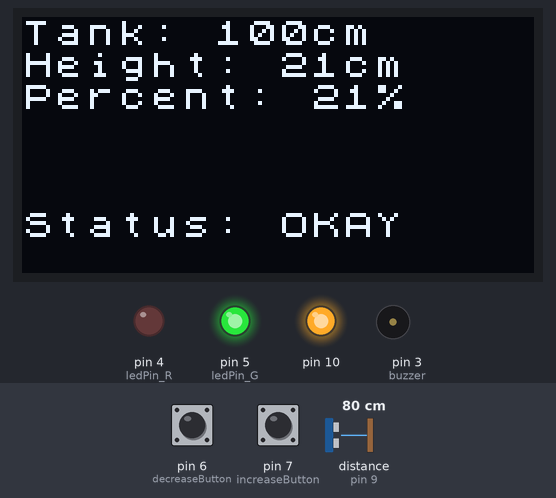
The sketch below on a simulated Arduino Uno, built with avr-gcc and run on an emulated ATmega328P. Parts: 128×64 one-colour display, output pins drawn as LEDs (lit = HIGH), buzzer (waves = sounding). Wiring (inferred from the names in the program): ultrasonic range finder: trigger pin 8; echo pin 9. The test bench sets the inputs (shaded band); at power-on: distance to the obstacle (sensor on pin 9) 80 cm, pin 6 (decreaseButton) HIGH, pin 7 (increaseButton) HIGH. The echo pulse lasts 58.3 µs per cm; storage starts empty; pins used as bus, display or sensor lines are not drawn; what the sketch prints to the serial monitor is not drawn.

Above: at 3.4 s.
3.5 s: distance to the obstacle (sensor on pin 9) set to 84 cm
At 4.3 s:
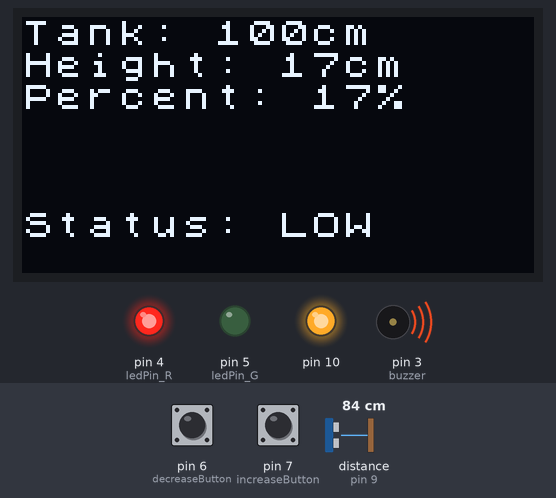
5.3 s: distance to the obstacle (sensor on pin 9) set to 120 cm
At 6.4 s:
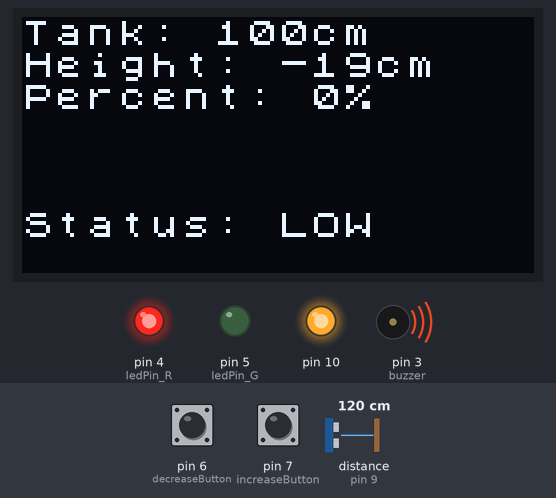
8.1 s: distance to the obstacle (sensor on pin 9) set to 2 cm
At 11.5 s:
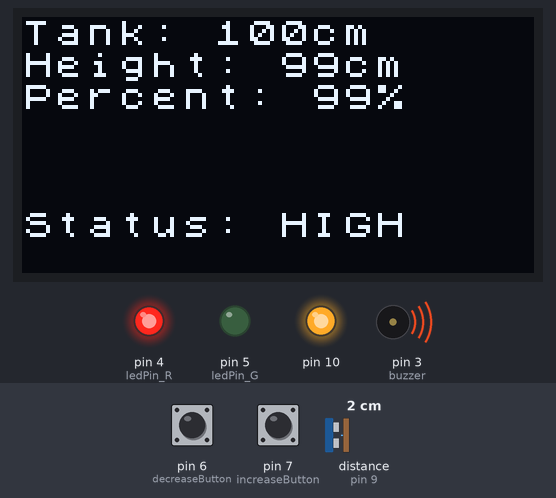
11.6 s: pin 6 (decreaseButton) pulled LOW for 0.9 s
At 12.4 s:
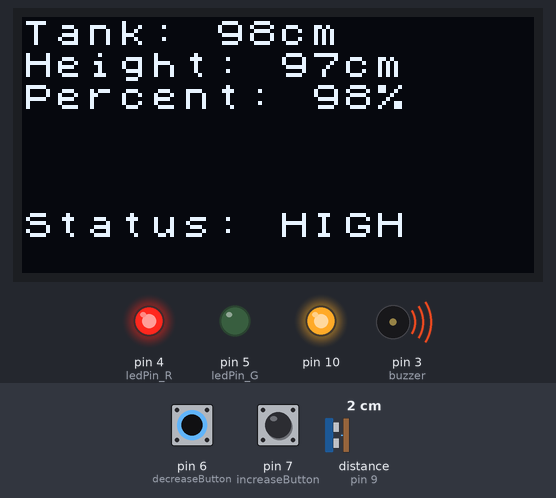
14.0 s: pin 7 (increaseButton) pulled LOW for 3.2 s
At 16.5 s:
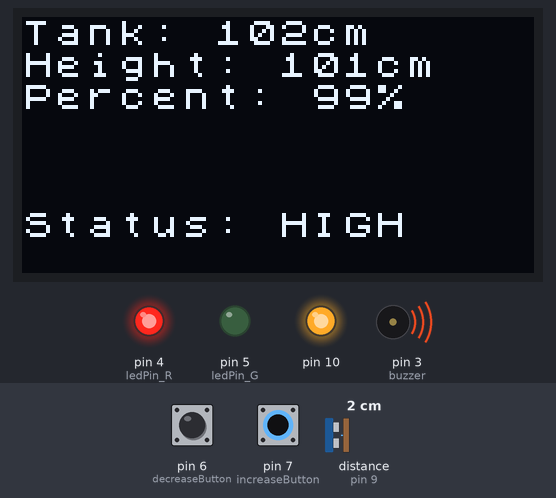
18.7 s: pin 6 (decreaseButton) pulled LOW for 3.2 s
At 22.4 s:
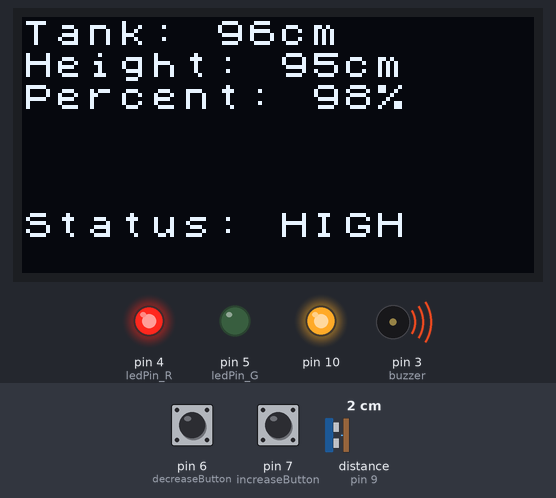
Timing chart, 0 to 23.9 s (numbered marks = the images above; inputs shaded):
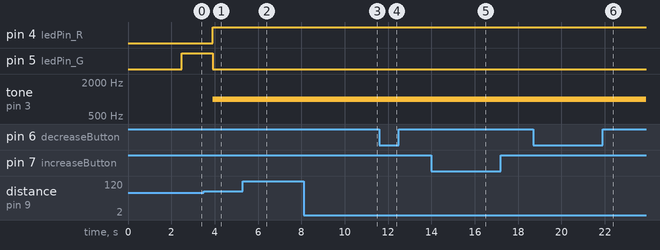

Measured:
- the behaviour switches between 81 and 82 cm on distance to the obstacle (sensor on pin 9) (found by bisection; images 0 and 1)
- after the input at 3.5 s, pin 4 (ledPin_R): LOW → HIGH after 0.41 s; pin 5 (ledPin_G): HIGH → LOW after 0.41 s; tone on pin 3 (buzzer): silent → 1000 Hz after 0.41 s
- after the input at 5.3 s, the display: first differs from a run without the input after 0.68 s (image 2 shows a later state)
- after the input at 8.1 s, the display: first differs from a run without the input after 0.75 s (image 3 shows a later state)
- what the display in image 1 shows lasts 0.5 s, from 3.9 s to 4.4 s
- what the display in image 5 shows lasts 0.7 s, from 16.0 s to 16.7 s

The sketch:

MonitoringToren2.ino
```cpp
#include <SD.h>
#include <SPI.h>
#include <Wire.h>
#include <U8x8lib.h>

#define SCREEN_WIDTH 128 // OLED display width, in pixels
#define SCREEN_HEIGHT 64 // OLED display height, in pixels
#define SCREEN_ADDRESS 0x3C

// Create an instance of the U8x8 library
U8X8_SSD1306_128X64_NONAME_HW_I2C display(SCREEN_ADDRESS, /* reset=*/ U8X8_PIN_NONE);

// Set pin for sensor and actuators
const int buzzer = 3;         // Buzzer pin
const int ledPin_R = 4;       // Red LED pin
const int ledPin_G = 5;       // Green LED pin
const int decreaseButton = 6; // Button to decrease toren height
const int increaseButton = 7; // Button to increase toren height
const int trigPin = 8;        // Ultrasonic sensor trigger pin
const int echoPin = 9;        // Ultrasonic sensor echo pin
const int chipSelect = 10;    // Chip select pin for SD card
File dataFile;                // File object for SD card operations

// Set variables
long duration;          // Time duration for ultrasonic pulse
int water_distance;     // Distance measured by ultrasonic sensor
int percentage;         // Water percentage in the tank
int i;                  // Loop counter for data collection
int toren_height = 100; // Height of the tank in cm

// Structure to store water data
struct data {
  int percentage;      // Water percentage
  int water_height;    // Water height in cm
} raw[30], total, avg; // Arrays for raw data, total, and average

void setup() {
  // Initialize pins for input/output
  pinMode(trigPin, OUTPUT); // Sets the trigPin as an Output
  pinMode(echoPin, INPUT);  // Sets the echoPin as an Input
  pinMode(buzzer, OUTPUT);
  pinMode(ledPin_G, OUTPUT);
  pinMode(ledPin_R, OUTPUT);
  pinMode(increaseButton, INPUT_PULLUP);
  pinMode(decreaseButton, INPUT_PULLUP);

  Serial.begin(9600); // Start serial communication at 9600 baud
  SPI.begin();        // Initiate SPI bus

  // Initialize SD card
  if (!SD.begin(chipSelect)) {
    Serial.println("SD card initialization failed!");
    for (;;);
  }
  Serial.println("SD card initialized.");

  // Initialize the display
  display.begin();
  display.setPowerSave(0); // Turn on the display
  splashScreen();          // Display splash screen
  delay(2000);             // Pause for 2 seconds
}

void splashScreen() {
  // Display splash screen text
  display.clearDisplay();
  display.setFont(u8x8_font_chroma48medium8_r);
  display.drawString(4, 1, "KELOMPOK 10");
  display.drawString(4, 3, "SISTEM");
  display.drawString(2, 4, "MONITORING");
  display.drawString(2, 5, "PENAMPUNGAN AIR");
}

void updateDisplay(int waterHeight, int percentage) {
  // Update the OLED display with current readings
  display.clearDisplay();
  char buffer[16];

  snprintf(buffer, sizeof(buffer), "Tank: %dcm", toren_height);
  display.drawString(0, 0, buffer);
  snprintf(buffer, sizeof(buffer), "Height: %dcm", waterHeight);
  display.drawString(0, 1, buffer);
  snprintf(buffer, sizeof(buffer), "Percent: %d%%", percentage);
  display.drawString(0, 2, buffer);

  // Display status based on water percentage
  if (percentage < 20) {
    display.drawString(0, 6, "Status: LOW");
  } else if (percentage > 85) {
    display.drawString(0, 6, "Status: HIGH");
  } else {
    display.drawString(0, 6, "Status: OKAY");
  }
}

// Function to modify toren_height
void modifyTorenHeight(int* heightPtr, int change) {
  *heightPtr += change; // Modify the value pointed to by heightPtr
  Serial.println(*heightPtr); // Print the new height to the serial monitor
}

// Calculate distance from ultrasonic sensor pulse duration
int calc_distance(int t) {
  return (t / 2) / 29.1; // Convert time to distance in cm
}

// Calculate water height based on tank height and water distance
int calc_height(int h, int d) {
  return h - d;
}

// Calculate percentage of water in the tank
int calc_percent(int w, int h) {
  int p = (w * 100) / h; // Calculate percentage
  return constrain(p, 0, 100); // Ensure percentage is between 0 and 100
}

void component_low() {
  // Activate components for low water level
  digitalWrite(ledPin_R, HIGH); // Turn on red LED
  digitalWrite(ledPin_G, LOW);  // Turn off green LED
  tone(buzzer, 1000);           // Activate buzzer
}

void component_high() {
  // Activate components for high water level
  digitalWrite(ledPin_R, HIGH); // Turn on red LED
  digitalWrite(ledPin_G, LOW);  // Turn off green LED
  digitalWrite(buzzer, HIGH);           // Activate buzzer
}

void component_okay() {
  // Activate components for normal water level
  digitalWrite(ledPin_R, LOW);  // Turn off red LED
  digitalWrite(ledPin_G, HIGH); // Turn on green LED
  noTone(buzzer);               // Deactivate buzzer
}

void logToSDCard(int waterHeight, int percentage) {
  // Log data to SD card
  dataFile = SD.open("log.txt", FILE_WRITE);
  if (dataFile) {
    dataFile.print("Height: ");
    dataFile.print(waterHeight);
    dataFile.print(" cm, Percentage: ");
    dataFile.print(percentage);
    dataFile.println("%");
    dataFile.close(); // Close the file
    Serial.println("Data logged to SD card.");
  } else {
    Serial.println("Error opening log file!");
  }
}

void loop() {
  // Collect 30 data samples
  for (i = 0; i < 30; i++) {
    if (digitalRead(increaseButton) == LOW) {
      modifyTorenHeight(&toren_height, 2); // Increase toren height by 2 cm
      delay(200); // Debounce delay
    }

    if (digitalRead(decreaseButton) == LOW) {
      modifyTorenHeight(&toren_height, -2); // Decrease toren height by 2 cm
      delay(200); // Debounce delay
    }

    // Clears the trigpin
    digitalWrite(trigPin, LOW);
    delayMicroseconds(2);

    // Sets the trigPin on HIGH state for 10 micro seconds
    digitalWrite(trigPin, HIGH);
    delayMicroseconds(10);
    digitalWrite(trigPin, LOW);

    // Reads the echoPin, returns the sound wave travel time in microseconds
    duration = pulseIn(echoPin, HIGH);

    // Calculate the distance and percentage
    water_distance = calc_distance(duration); // Calculate distance
    raw[i].water_height = calc_height(toren_height, water_distance); // Calculate water height
    raw[i].percentage = calc_percent(raw[i].water_height, toren_height); // Calculate percentage

    //serial print at all times
    Serial.print("Distance: ");
    Serial.print(water_distance);
    Serial.println(" cm");
    Serial.print("Percentage: ");
    Serial.print(raw[i].percentage);
    Serial.println(" %");
    Serial.println(raw[i].water_height);

    updateDisplay(raw[i].water_height, raw[i].percentage); // Update the display

    // Trigger appropriate components based on percentage
    if (raw[i].percentage < 20) {
      component_low();
    } else if (raw[i].percentage > 85) {
      component_high();
    } else {
      component_okay();
    }

    delay(500); // Delay between samples
  }

  // Reset totals for averaging
  total.percentage = 0;
  total.water_height = 0;

  // Sum up the collected data
  for (i = 0; i < 30; i++) {
    total.percentage += raw[i].percentage;
    total.water_height += raw[i].water_height;
  }

  // Calculate averages
  avg.percentage = total.percentage / 30;
  avg.water_height = total.water_height / 30;

  logToSDCard(avg.water_height, avg.percentage); // Log data to SD card
}
```
